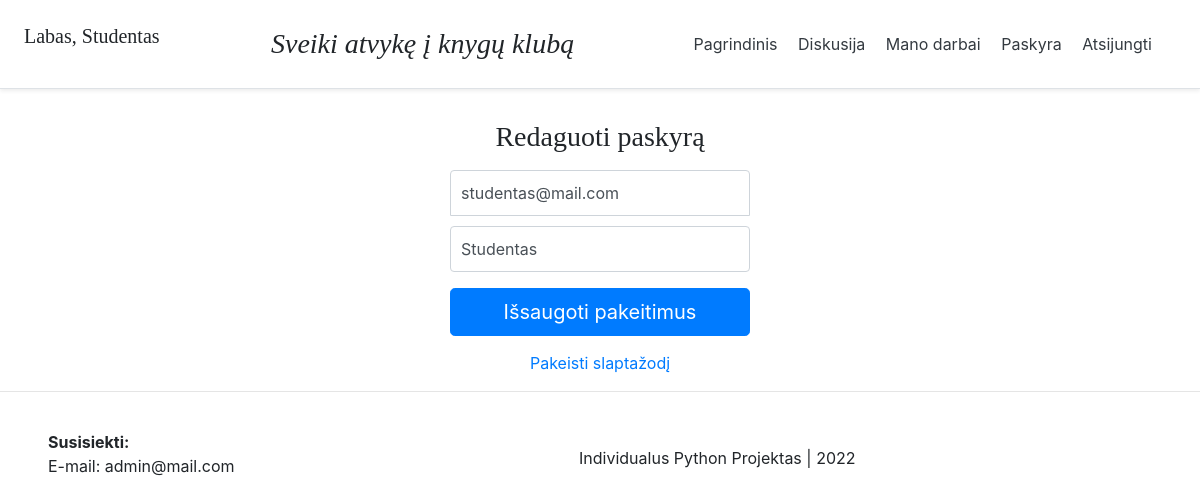
The page /account/ (signed in) on the database its author committed.
### account/models.py (models this page shows, shortened)
class Account(AbstractBaseUser, PermissionsMixin):
	email = models.EmailField('El. paštas', max_length=60, unique=True)
	username = models.CharField('Vartotojo vardas', max_length=30, unique=True, )
	date_joined = models.DateTimeField(verbose_name='Prisijungimo data', auto_now_add=True)
	last_login = models.DateTimeField(verbose_name='Paskutiną kartą matytas', auto_now=True)
	is_admin = models.BooleanField(default=False)
	is_active = models.BooleanField(default=True)
	is_staff = models.BooleanField(default=False)
	is_superuser = models.BooleanField(default=False)
	is_teacher = models.BooleanField(default=False)
	is_student = models.BooleanField(default=True)
	hide_email = models.BooleanField(default=True)
	profile_image = models.ImageField(max_length=255, upload_to=get_profile_img_path,
                                    null=True, blank=True, default=get_default_profile_image)
	USERNAME_FIELD = 'email'
	REQUIRED_FIELDS = ['username']
	objects = MyAccountManager()

### account/views.py (the view)
# urls.py: path('account/', views.account_view, name="account"),
def account_view(request):
    if not request.user.is_authenticated:
        return redirect('home')
    context = {}
    if request.POST:
        form = AccountUpdateForm(request.POST, instance=request.user)
        if form.is_valid():
            form.save()
    else:
        form = AccountUpdateForm(
				initial= {
                    'email': request.user.email,
					'username': request.user.username,
				}
			)
    context['account_form'] = form
    return render(request, 'account/account.html', context)

### account/forms.py (shortened to what this page needs)
class AccountUpdateForm(forms.ModelForm):
	class Meta:
		model = Account
		fields = ('email', 'username')

### account/models.py (called while the page is built)
def get_default_profile_image():
	return 'account/static/profile_img/default.jpg'

### account/templates/account/account.html (shortened to what this page needs)
{% extends 'base.html' %}
{% block content %}
<div class="container">
    <form class="form-signin" method="post">{% csrf_token %}
      <h2 class="h3 mb-3 font-weight-normal">Redaguoti paskyrą</h2>
      <input type="email" name="email" id="inputEmail" class="form-control" placeholder="El.paštas" required autofocus value={{account_form.initial.email}}>
      <input type="text" name="username" id="inputUsername" class="form-control" placeholder="Vartotojo vardas" required
      value="{{account_form.initial.username}}">
      <button class="btn btn-lg btn-primary btn-block" type="submit">Išsaugoti pakeitimus</button>
    </form>
</div>
<div class="d-flex flex-column container">
  <a class="m-auto" href="{% url 'password_change' %}">Pakeisti slaptažodį</a>
</div>
{% endblock content %}

### templates/fragments/header.html (shortened to what this page needs)
{% load static %}
	 <link href="bootstrap/css/header.css" rel="stylesheet">
<div class="d-flex flex-column flex-md-row align-items-center p-3 px-md-4 mb-3 bg-white border-bottom shadow-sm">
  <h5 class="my-2 mr-md-auto font-weight-normal">
  	{% if request.user.is_authenticated %}
  		<p>Labas, {{request.user.username}}</p>
  	{% endif %}
  </h5>
	 <h3 class="my-0 mr-md-auto font-italic align-items-center">
        Sveiki atvykę į knygų klubą
	 </h3>
		<nav class="my-2 my-md-0 mr-md-3">
  		{% if request.user.is_authenticated %}
			  {% if user.is_admin or user.is_superuser %}
				<a class="p-2 text-dark" href="{% url 'dashboard' %}">Pagrindinis</a>
				<a class="p-2 text-dark" href="{% url 'message_renewal' %}">Valdyti duombazę</a>
				<a class="p-2 text-dark" href="{% url 'message_renewal' %}">Žinutės</a>
				<a class="p-2 text-dark" href="{% url 'message_renewal' %}">Kažkas</a>
				<a class="p-2 text-dark" href="{% url 'logout' %}">Atsijungti</a>
			  {% elif user.is_student %}
				<a class="p-2 text-dark" href="{% url 'student' %}">Pagrindinis</a>
				<a class="p-2 text-dark" href="{% url 'message_renewal' %}">Diskusija</a>
				<a class="p-2 text-dark" href="{% url 'message_renewal' %}">Mano darbai</a>
				<a class="p-2 text-dark" href="{% url 'account' %}">Paskyra</a>
				<a class="p-2 text-dark" href="{% url 'logout' %}">Atsijungti</a>
				{% endif %}
			{% else %}
				<a class="p-2 text-dark" href="{% url 'home' %}">Pagrindinis</a>
				<a class="btn btn-outline-primary" href="{% url 'login' %}">Prisijungti</a>
				<a class="btn btn-outline-primary" href="{% url 'register' %}">Registruotis</a>
		{% endif %}
  	</nav>
</div>

### account/templates/account/account.html (style rules this page uses)
.form-signin { width: 100%; max-width: 330px; padding: 15px; margin: auto; }
.form-signin .form-control { position: relative; box-sizing: border-box; height: auto; padding: 10px; font-size: 16px; }
.form-signin input[type="email"] { margin-bottom: 10px; border-bottom-right-radius: 0; border-bottom-left-radius: 0; }
.h3 { text-align: center; }

### rows shown on the page
Account: user.username "Studentas", email "studentas@mail.com", username "Studentas"
